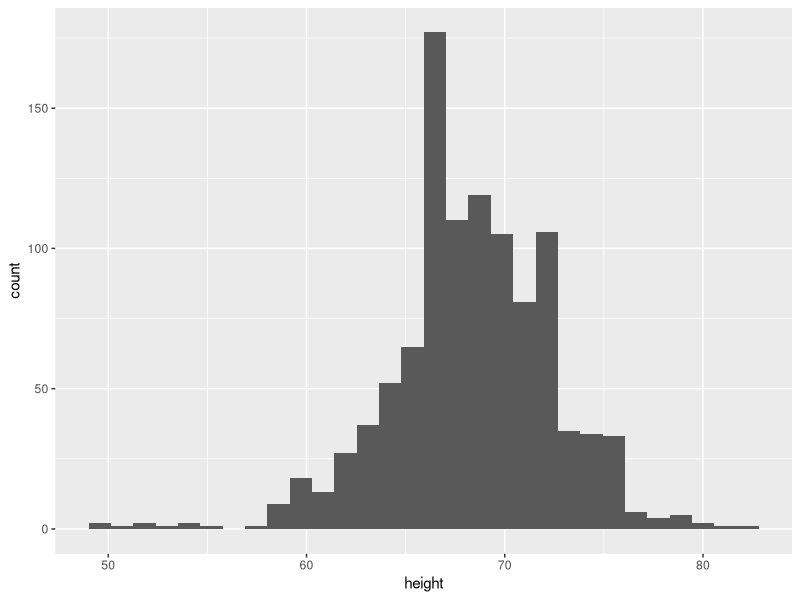
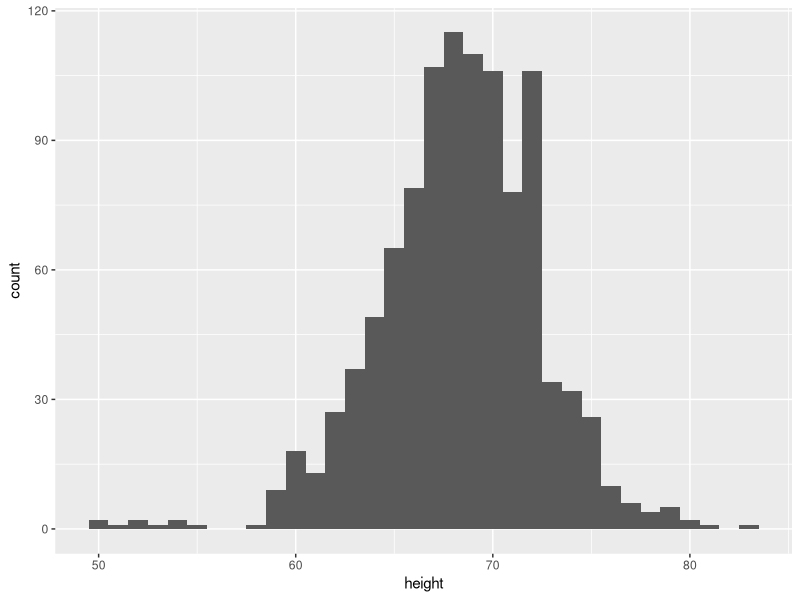
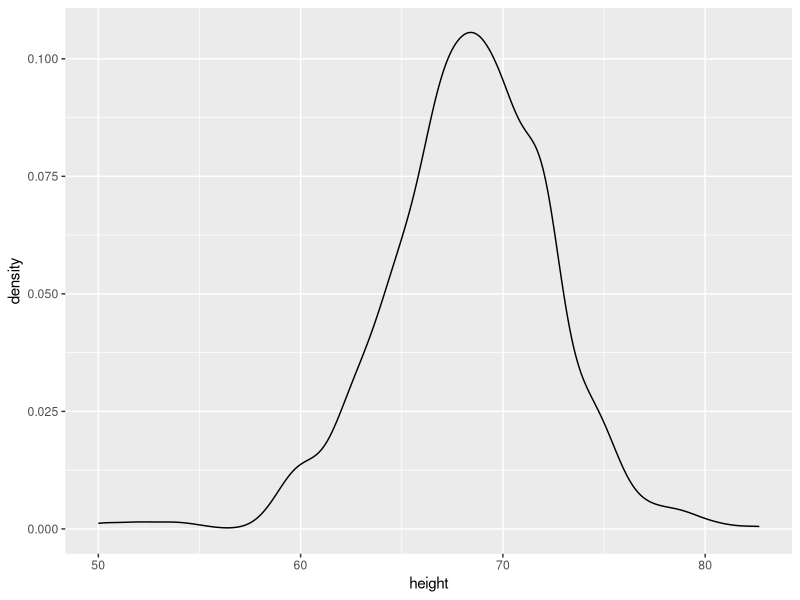
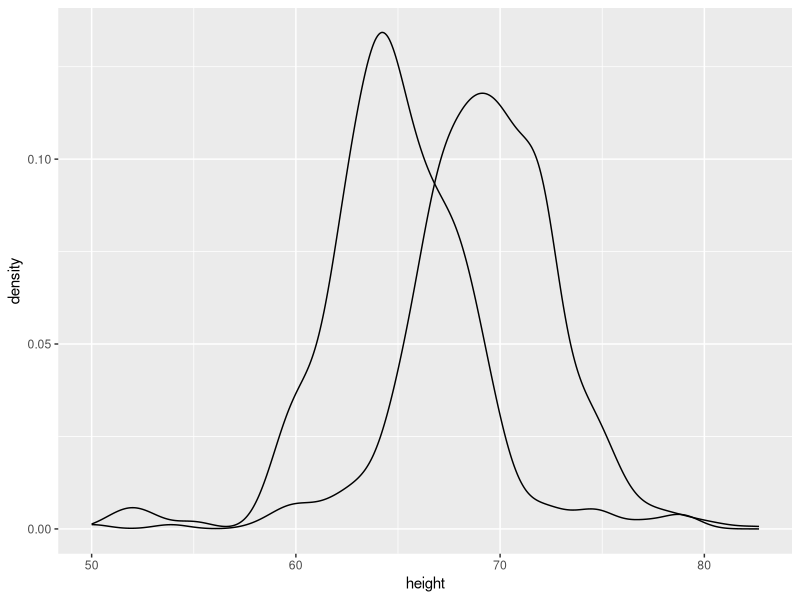
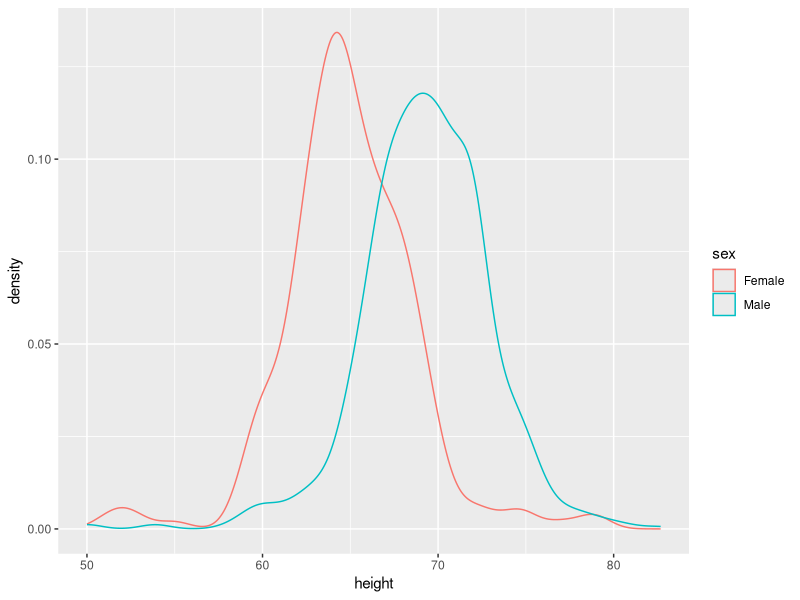
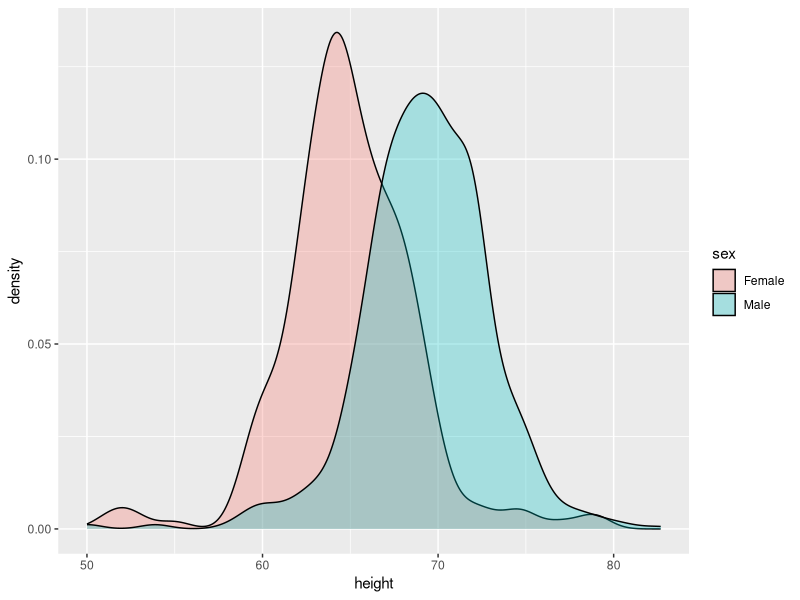
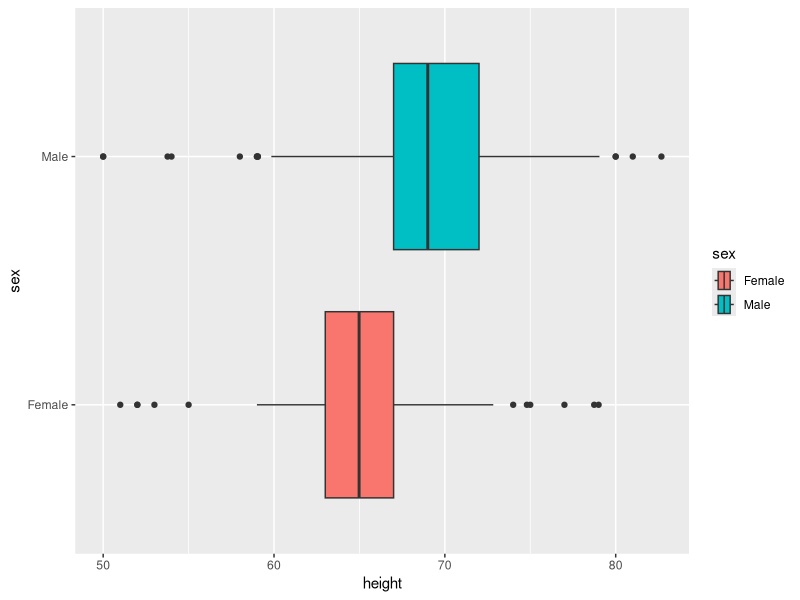
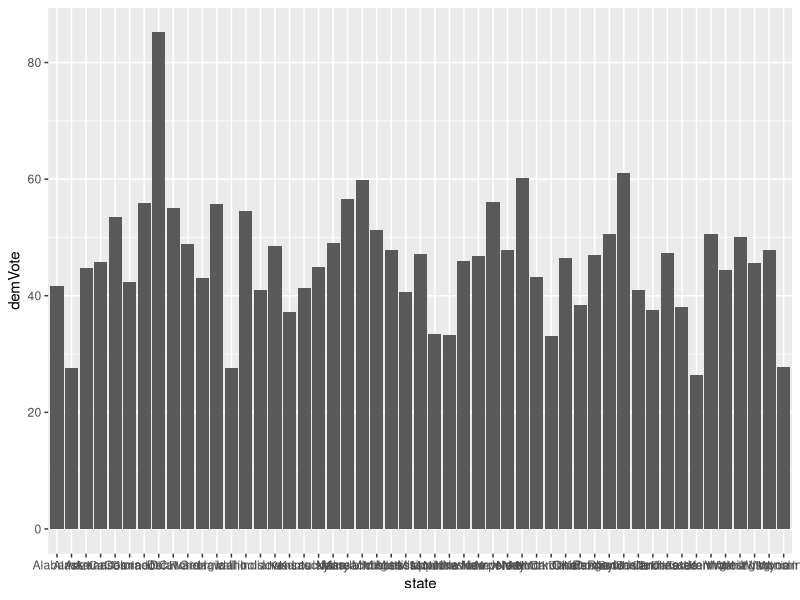

R code for these plots, in order:
## ---- chunk 1
knitr::opts_chunk$set(echo = TRUE)
library(tidyverse)
## ---- chunk 2
#install.packages("dslabs")
library(dslabs) 
data(heights)
glimpse(heights)
## ---- chunk 3
ggplot(heights, aes(x = height)) + geom_histogram()
## ---- chunk 4
ggplot(heights, aes(x = height)) + geom_histogram(binwidth = 1)
## ---- chunk 5
ggplot(heights, aes(x = height)) + geom_density()
## ---- chunk 6
ggplot(heights, aes(x = height, group = sex)) + geom_density()

## ---- chunk 7
ggplot(heights, aes(x = height, color = sex)) + geom_density()


## ---- chunk 8
ggplot(heights, aes(x = height, fill = sex)) + geom_density(alpha = .3)


## ---- chunk 9
ggplot(heights, aes(x = height, y = sex, fill = sex)) + geom_boxplot()

## ---- chunk 10
heights %>% summarise(overallmean = mean(height), overallmedian = median(height))
## ---- chunk 11
heights %>% group_by(sex) %>% summarise(mean = mean(height), median = median(height))


## ---- chunk 12
heights %>% group_by(sex) %>% summarise(tallest = max(height), shortest = min(height))


## ---- chunk 13
# install.packages("pscl")
library(pscl) # loads in the package that has this data. 
## You might need to install this...

# data for presidental elections
votedata <-  presidentialElections
glimpse(votedata)
## ---- chunk 14
votedata %>% filter(year == "2000") %>% ggplot(aes(x = state, y = demVote)) + geom_col()


## ---- chunk 15
votedata %>% filter(year == "2000") %>% ggplot(aes(x = state, y = demVote)) + geom_col() + coord_flip()

## ---- chunk 16
votedata %>% filter(year == "2000") %>% ggplot(aes(x = reorder(state, demVote), y = demVote)) + geom_col() + coord_flip()


## ---- chunk 17
votedata %>% filter(year == "2000") %>% ggplot(aes(x = reorder(state, demVote), y = demVote)) + geom_col() + coord_flip() + facet_wrap(vars(as.factor(south)))

## ---- chunk 18
votedata %>% filter(year == "2000") %>% ggplot(aes(x = reorder(state, demVote), y = demVote, fill = south)) + geom_col() + coord_flip() + scale_fill_manual(values = c("TRUE" = "#94b0da", "FALSE" = "#d7263d"))

## ---- chunk 19
votedata %>% filter(year == "2008" | year == "2016") %>% ggplot(aes(x = reorder(state, demVote), y = demVote, fill = south)) + 
  geom_col() + coord_flip() + 
  scale_fill_manual(
    name = "Region",  # Legend title
    values = c("FALSE" = "#94b0da", "TRUE" = "#d7263d"),
    labels = c("FALSE" = "Non-South", "TRUE" = "South")) +
  labs(title = "Percentage of Vote Won by Democratic Candidate", subtitle = "US Presidential Race", x = "Democrat Vote", y = "State") + theme(legend.position = "bottom") + facet_wrap(~ year)



## ---- chunk 20
votedata %>% filter(year == "2008" | year == "2016") %>% ggplot(aes(x = reorder(state, demVote), y = demVote, fill = south)) + 
  geom_col() + coord_flip() + 
  scale_fill_manual(
    name = "Region",  # Legend title
    values = c("FALSE" = "#94b0da", "TRUE" = "#d7263d"),
    labels = c("FALSE" = "Non-South", "TRUE" = "South")) +
  labs(title = "Percentage of Vote Won by Democratic Candidate", subtitle = "US Presidential Race", x = "Democrat Vote", y = "State") + theme(legend.position = "bottom") + 
  facet_wrap(~ year) +
  geom_hline(yintercept = 50)
  

## ---- chunk 21
library(maps)
votedata$state <- tolower(votedata$state)  ## states need to be lowercase for linking

states_map <- map_data("state") ## this gives us the lat and long for each point of each state.
  
map_plot <-  ggplot(data =  votedata %>% filter(year == 2008), aes(map_id = state)) +
    geom_map(aes(fill = demVote), map = states_map) +
    expand_limits(x = states_map$long, y = states_map$lat)
map_plot  
## ---- chunk 22
map_plot <-  ggplot(data =  votedata %>% filter(year == 2016), aes(map_id = state)) +
  geom_map(aes(fill = demVote), map = states_map)+
  expand_limits(x = states_map$long, y = states_map$lat)
map_plot  
## ---- chunk 23
map_plot <-  ggplot(data =  votedata %>% filter(year == 2008), aes(map_id = state)) +
    geom_map(aes(fill = south), map = states_map) +
    expand_limits(x = states_map$long, y = states_map$lat)
map_plot  

## ---- chunk 24
votedata %>% group_by(year, south) %>% summarise(averagevotes = mean(demVote))

## ---- chunk 25
votedata %>% group_by(year, south) %>% summarise(averagevotes = mean(demVote)) %>% ggplot(aes(x = year, y = averagevotes, color = south)) + geom_line()

## ---- chunk 26
library(palmerpenguins)
glimpse(penguins)
## ---- chunk 27
penguins %>% ggplot(aes(x = species, y = body_mass_g)) + geom_boxplot()

## ---- chunk 28
penguins %>% ggplot(aes(x = species, y = body_mass_g)) + geom_boxplot() + geom_point()

## ---- chunk 29
penguins %>% ggplot(aes(x = species, y = body_mass_g)) + geom_boxplot() + geom_jitter()

## ---- chunk 30
penguins %>% ggplot(aes(x = species, y = body_mass_g)) + geom_jitter() + geom_boxplot(alpha = .7)


## ---- chunk 31
penguins %>% ggplot(aes(x = species, y = body_mass_g)) + geom_jitter() + geom_violin(alpha = .7)


## ---- chunk 32
penguins %>% group_by(species, sex) %>% summarise(n = n()) %>% pivot_wider(names_from = sex, values_from = n, names_prefix = "n_")

penguins %>% group_by(island) %>% summarise(avg_mass = mean(body_mass_g, na.rm=TRUE)) %>% pivot_wider(names_from = island, values_from = avg_mass, names_prefix = "avg_mass_")

penguins %>% group_by(sex) %>% summarise(avg_bill_len = mean(bill_length_mm, na.rm=TRUE)) %>% pivot_wider(names_from = sex, values_from = avg_bill_len, names_prefix = "avg_bill_len_")

penguins %>% filter(sex == "female") %>% ggplot(aes(x = bill_length_mm, y = bill_depth_mm, color = species)) + geom_point() + labs(title = "Female Penguin Bills", x = 'Bill Length (mm)', y = 'Bill depth (mm)') + theme_bw()

penguins %>% ggplot(aes(x = bill_length_mm, y = body_mass_g, color = species)) + geom_point() + labs(title = "Bill Stats by Island", x = 'Bill Length (mm)', y = 'Body Mass (g)', color = 'Species') + facet_wrap(~ island) + theme_bw()

penguins %>% ggplot(aes(x = flipper_length_mm, color = sex)) + geom_density() + labs(title = "Flipper Length by Sex", x = 'Flipper Length (mm)', color = 'Sex') + theme_bw()

penguins %>% ggplot(aes(x = body_mass_g, color = year)) + geom_density() + labs(title = "Body Mass by Year", x = 'Body Mass (g)', color = 'Year') + theme_bw()
